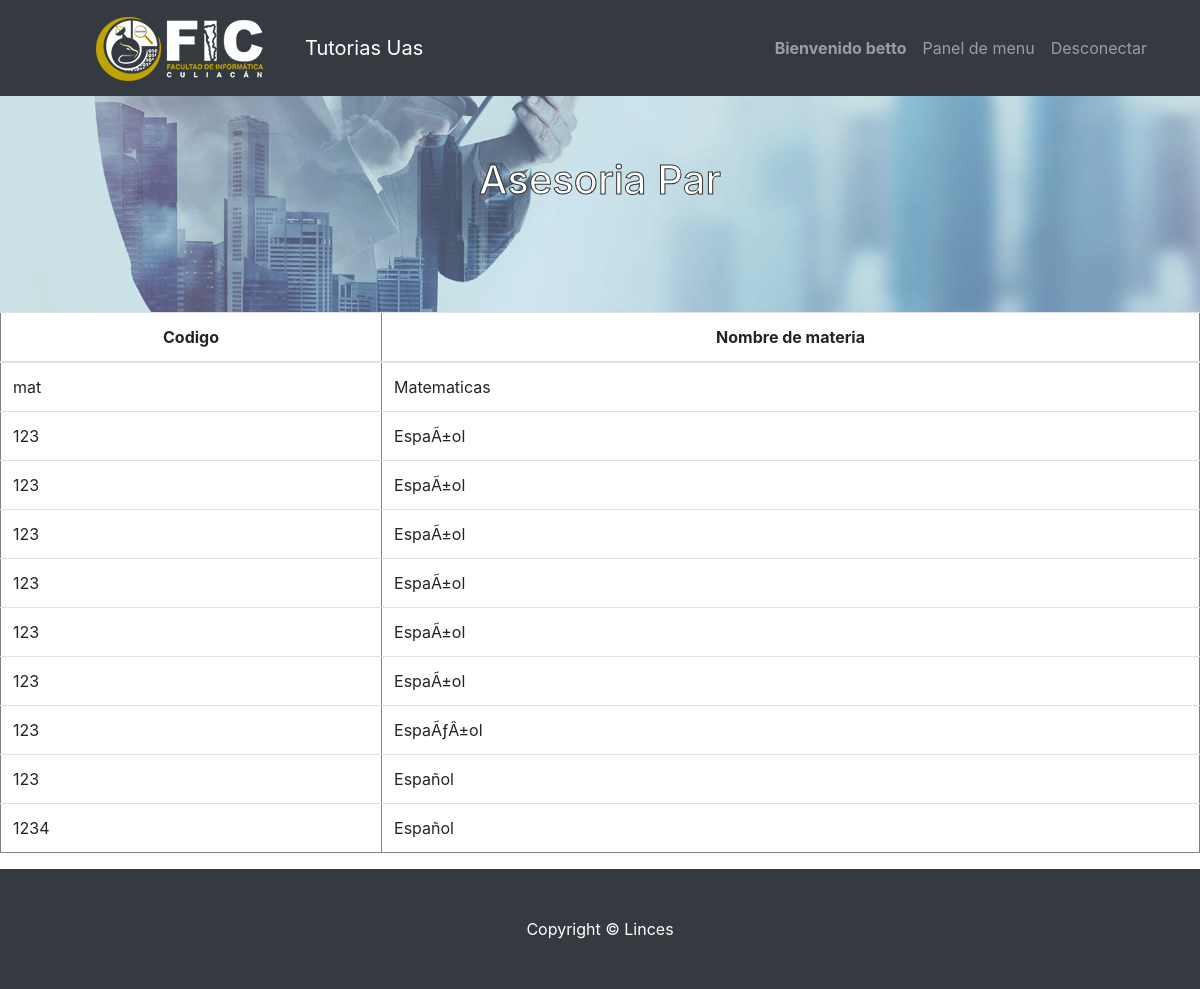
The app's page /tiramateriasasesor.php (signed in), older data.
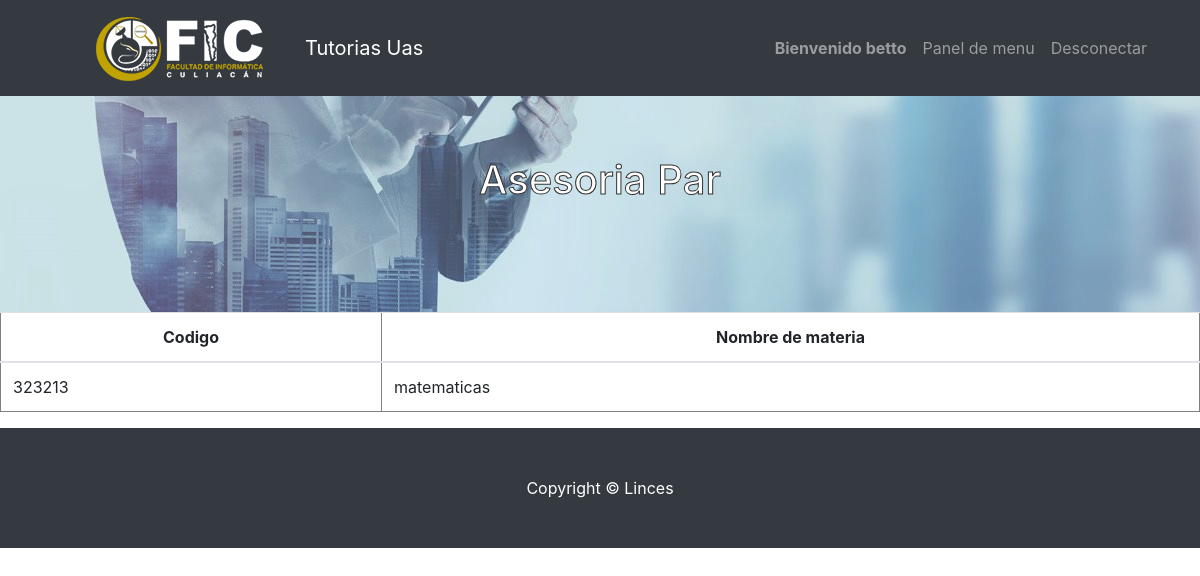
The same page, newer data.
### tables this page shows
CREATE TABLE `materias` (
  `Nombre_Materia` varchar(200) NOT NULL,
  `idmateria` varchar(20) DEFAULT NULL
);

### tiramateriasasesor.php (the view, shortened to what this page needs)
<?php
    $conexion=Conectar();
    $query="SELECT Nombre_Materia, idmateria FROM materias";
    $resultado=mysqli_query($conexion,$query);
?>
<!DOCTYPE html>
<html>
<head>
  <link href="bootstrap/css/bootstrap.min.css" rel="stylesheet">
  <link href="css/scrolling-nav.css" rel="stylesheet">
  <link href="css/estilos.css" rel="stylesheet">
</head>
<body>
  <nav class="navbar navbar-expand-lg navbar-dark bg-dark fixed-top" id="mainNav">
    <div class="container">
      <img src="Resourse/imagenes/LogoFicBlanco.png">
      <a class="navbar-brand js-scroll-trigger" href="login.php">Tutorias Uas</a>
      <div class="collapse navbar-collapse" id="navbarResponsive">
        <ul class="navbar-nav ml-auto">
          <li class="nav-item">
            <a class="nav-link js-scroll-trigger" href="cambioasesor.php">
            <?php
                echo "<strong>Bienvenido ".$_SESSION["sesion"]."</strong>";
            ?>
          </a>
          </li>
          <li class="nav-item">
            <a class="nav-link js-scroll-trigger" href="asesor.php">Panel de menu</a>
          </li>
          <li class="nav-item">
            <a class="nav-link js-scroll-trigger" href="login.php">Desconectar</a>
          </li>
        </ul>
      </div>
    </div>
  </nav>
  <header class="bg-primary text-white">
    <div class="container text-center">
      <h1>Asesoria Par</h1>
    </div>
  </header>
    <table class="table" width="70%" border="1px" align="center">
        <thead>
            <tr align="center">
                <th scope="col">Codigo</th>
                <th scope="col">Nombre de materia</th>
            </tr>
        </thead>
        <tbody>
        <?php
            while($datos=$resultado->fetch_array()){
            ?>
                <tr>
                    <td><?php echo $datos["idmateria"]?></td>
                    <td><?php echo $datos["Nombre_Materia"]?></td>
                </tr>
                <?php
            }
         ?>
        </tbody>
    </table>
    <footer class="py-5 bg-dark">
    <div class="container">
      <p class="m-0 text-center text-white">Copyright &copy; Linces</p>
    </div>
  </footer>
</body>
</html>

### css/estilos.css (style rules this page uses)
header { background-image: url(../Resourse/imagenes/Banner.jpeg); opacity: 0.8; filter: alpha(opacity=70); }
h1 { -webkit-text-stroke: 1px black; color: white; }

Row changes from the older to the newer data that the page shows:
removed materias: idmateria "mat", Nombre_Materia "Matematicas"
removed materias: idmateria "123", Nombre_Materia "EspaÃ±ol"
removed materias: idmateria "123", Nombre_Materia "EspaÃ±ol"
removed materias: idmateria "123", Nombre_Materia "EspaÃ±ol"
removed materias: idmateria "123", Nombre_Materia "EspaÃ±ol"
removed materias: idmateria "123", Nombre_Materia "EspaÃ±ol"
removed materias: idmateria "123", Nombre_Materia "EspaÃ±ol"
removed materias: idmateria "123", Nombre_Materia "EspaÃƒÂ±ol"
removed materias: idmateria "123", Nombre_Materia "Español"
removed materias: idmateria "1234", Nombre_Materia "Español"
added materias: idmateria "323213", Nombre_Materia "matematicas"
